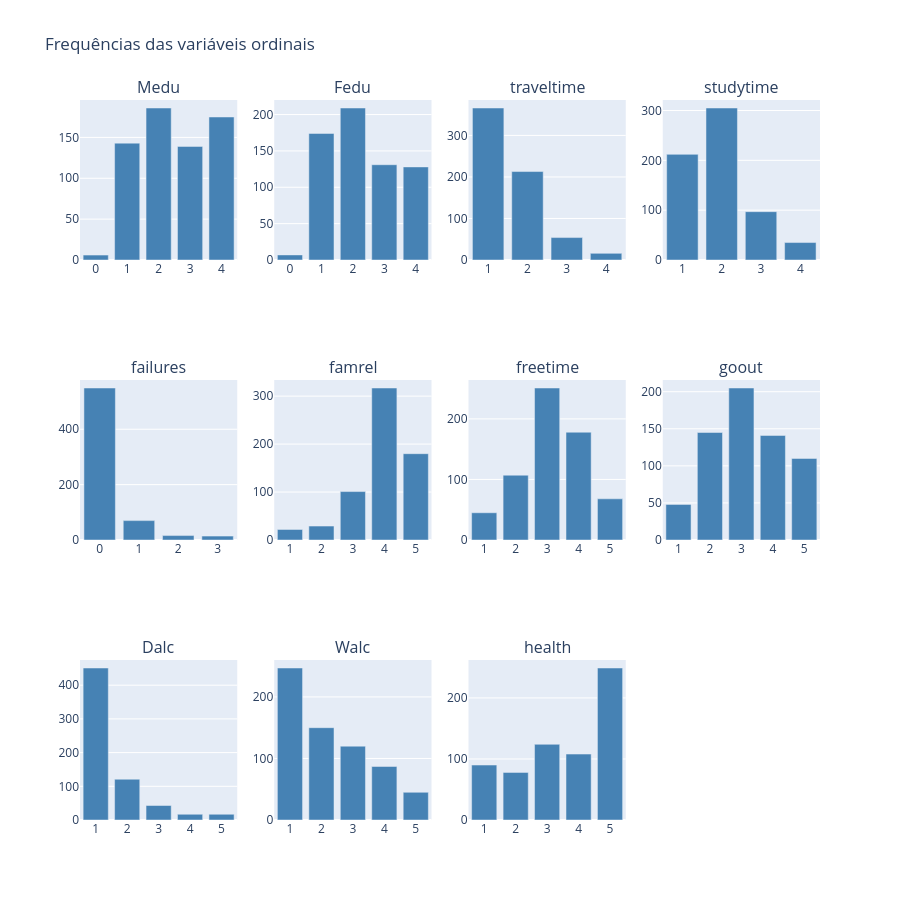

Source (notebook cell):
### Markdown cell above
## 5. Distribuições das variáveis numéricas

### Code cell
ordinal_vars = ["Medu", "Fedu", "traveltime", "studytime", "failures",
                "famrel", "freetime", "goout", "Dalc", "Walc", "health"]
continuous_vars = ["age", "absences"]

# Ordinal — barchart de frequências
n = len(ordinal_vars)
cols_per_row = 4
n_rows = int(np.ceil(n / cols_per_row))
fig = make_subplots(rows=n_rows, cols=cols_per_row,
                    subplot_titles=ordinal_vars)

for i, col in enumerate(ordinal_vars):
    r = i // cols_per_row + 1
    c = i % cols_per_row + 1
    vc = df[col].value_counts().sort_index()
    fig.add_trace(go.Bar(x=vc.index.astype(str), y=vc.values,
                         marker_color="steelblue", showlegend=False), row=r, col=c)

fig.update_layout(title_text="Frequências das variáveis ordinais",
                  height=300 * n_rows)
fig.show()

### Figure 1 — Plotly figure (JSON) as saved in the notebook; plotly's stock layout.template omitted (floating-point values rounded to 4 significant figures)
{"data": [{"marker": {"color": "steelblue"}, "showlegend": false, "type": "bar", "x": ["0", "1", "2", "3", "4"], "xaxis": "x", "y": [6, 143, 186, 139, 175], "yaxis": "y"}, {"marker": {"color": "steelblue"}, "showlegend": false, "type": "bar", "x": ["0", "1", "2", "3", "4"], "xaxis": "x2", "y": [7, 174, 209, 131, 128], "yaxis": "y2"}, {"marker": {"color": "steelblue"}, "showlegend": false, "type": "bar", "x": ["1", "2", "3", "4"], "xaxis": "x3", "y": [366, 213, 54, 16], "yaxis": "y3"}, {"marker": {"color": "steelblue"}, "showlegend": false, "type": "bar", "x": ["1", "2", "3", "4"], "xaxis": "x4", "y": [212, 305, 97, 35], "yaxis": "y4"}, {"marker": {"color": "steelblue"}, "showlegend": false, "type": "bar", "x": ["0", "1", "2", "3"], "xaxis": "x5", "y": [549, 70, 16, 14], "yaxis": "y5"}, {"marker": {"color": "steelblue"}, "showlegend": false, "type": "bar", "x": ["1", "2", "3", "4", "5"], "xaxis": "x6", "y": [22, 29, 101, 317, 180], "yaxis": "y6"}, {"marker": {"color": "steelblue"}, "showlegend": false, "type": "bar", "x": ["1", "2", "3", "4", "5"], "xaxis": "x7", "y": [45, 107, 251, 178, 68], "yaxis": "y7"}, {"marker": {"color": "steelblue"}, "showlegend": false, "type": "bar", "x": ["1", "2", "3", "4", "5"], "xaxis": "x8", "y": [48, 145, 205, 141, 110], "yaxis": "y8"}, {"marker": {"color": "steelblue"}, "showlegend": false, "type": "bar", "x": ["1", "2", "3", "4", "5"], "xaxis": "x9", "y": [451, 121, 43, 17, 17], "yaxis": "y9"}, {"marker": {"color": "steelblue"}, "showlegend": false, "type": "bar", "x": ["1", "2", "3", "4", "5"], "xaxis": "x10", "y": [247, 150, 120, 87, 45], "yaxis": "y10"}, {"marker": {"color": "steelblue"}, "showlegend": false, "type": "bar", "x": ["1", "2", "3", "4", "5"], "xaxis": "x11", "y": [90, 78, 124, 108, 249], "yaxis": "y11"}], "layout": {"annotations": [{"font": {"size": 16}, "showarrow": false, "text": "Medu", "x": 0.1062, "xanchor": "center", "xref": "paper", "y": 1, "yanchor": "bottom", "yref": "paper"}, {"font": {"size": 16}, "showarrow": false, "text": "Fedu", "x": 0.3688, "xanchor": "center", "xref": "paper", "y": 1, "yanchor": "bottom", "yref": "paper"}, {"font": {"size": 16}, "showarrow": false, "text": "traveltime", "x": 0.6313, "xanchor": "center", "xref": "paper", "y": 1, "yanchor": "bottom", "yref": "paper"}, {"font": {"size": 16}, "showarrow": false, "text": "studytime", "x": 0.8938, "xanchor": "center", "xref": "paper", "y": 1, "yanchor": "bottom", "yref": "paper"}, {"font": {"size": 16}, "showarrow": false, "text": "failures", "x": 0.1062, "xanchor": "center", "xref": "paper", "y": 0.6111, "yanchor": "bottom", "yref": "paper"}, {"font": {"size": 16}, "showarrow": false, "text": "famrel", "x": 0.3688, "xanchor": "center", "xref": "paper", "y": 0.6111, "yanchor": "bottom", "yref": "paper"}, {"font": {"size": 16}, "showarrow": false, "text": "freetime", "x": 0.6313, "xanchor": "center", "xref": "paper", "y": 0.6111, "yanchor": "bottom", "yref": "paper"}, {"font": {"size": 16}, "showarrow": false, "text": "goout", "x": 0.8938, "xanchor": "center", "xref": "paper", "y": 0.6111, "yanchor": "bottom", "yref": "paper"}, {"font": {"size": 16}, "showarrow": false, "text": "Dalc", "x": 0.1062, "xanchor": "center", "xref": "paper", "y": 0.2222, "yanchor": "bottom", "yref": "paper"}, {"font": {"size": 16}, "showarrow": false, "text": "Walc", "x": 0.3688, "xanchor": "center", "xref": "paper", "y": 0.2222, "yanchor": "bottom", "yref": "paper"}, {"font": {"size": 16}, "showarrow": false, "text": "health", "x": 0.6313, "xanchor": "center", "xref": "paper", "y": 0.2222, "yanchor": "bottom", "yref": "paper"}], "height": 900, "title": {"text": "Frequências das variáveis ordinais"}, "xaxis": {"anchor": "y", "domain": [0, 0.2125]}, "xaxis10": {"anchor": "y10", "domain": [0.2625, 0.475]}, "xaxis11": {"anchor": "y11", "domain": [0.525, 0.7375]}, "xaxis12": {"anchor": "y12", "domain": [0.7875, 1]}, "xaxis2": {"anchor": "y2", "domain": [0.2625, 0.475]}, "xaxis3": {"anchor": "y3", "domain": [0.525, 0.7375]}, "xaxis4": {"anchor": "y4", "domain": [0.7875, 1]}, "xaxis5": {"anchor": "y5", "domain": [0, 0.2125]}, "xaxis6": {"anchor": "y6", "domain": [0.2625, 0.475]}, "xaxis7": {"anchor": "y7", "domain": [0.525, 0.7375]}, "xaxis8": {"anchor": "y8", "domain": [0.7875, 1]}, "xaxis9": {"anchor": "y9", "domain": [0, 0.2125]}, "yaxis": {"anchor": "x", "domain": [0.7778, 1]}, "yaxis10": {"anchor": "x10", "domain": [0, 0.2222]}, "yaxis11": {"anchor": "x11", "domain": [0, 0.2222]}, "yaxis12": {"anchor": "x12", "domain": [0, 0.2222]}, "yaxis2": {"anchor": "x2", "domain": [0.7778, 1]}, "yaxis3": {"anchor": "x3", "domain": [0.7778, 1]}, "yaxis4": {"anchor": "x4", "domain": [0.7778, 1]}, "yaxis5": {"anchor": "x5", "domain": [0.3889, 0.6111]}, "yaxis6": {"anchor": "x6", "domain": [0.3889, 0.6111]}, "yaxis7": {"anchor": "x7", "domain": [0.3889, 0.6111]}, "yaxis8": {"anchor": "x8", "domain": [0.3889, 0.6111]}, "yaxis9": {"anchor": "x9", "domain": [0, 0.2222]}}}
